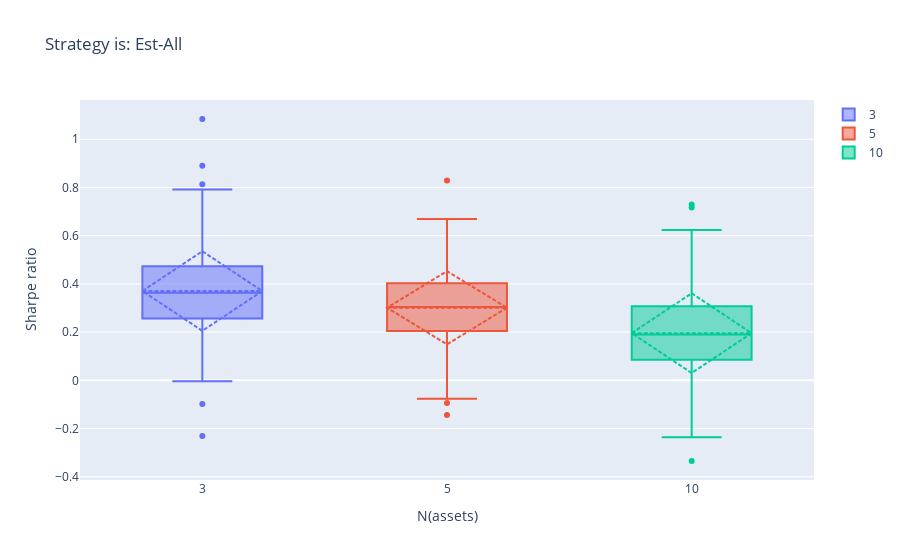
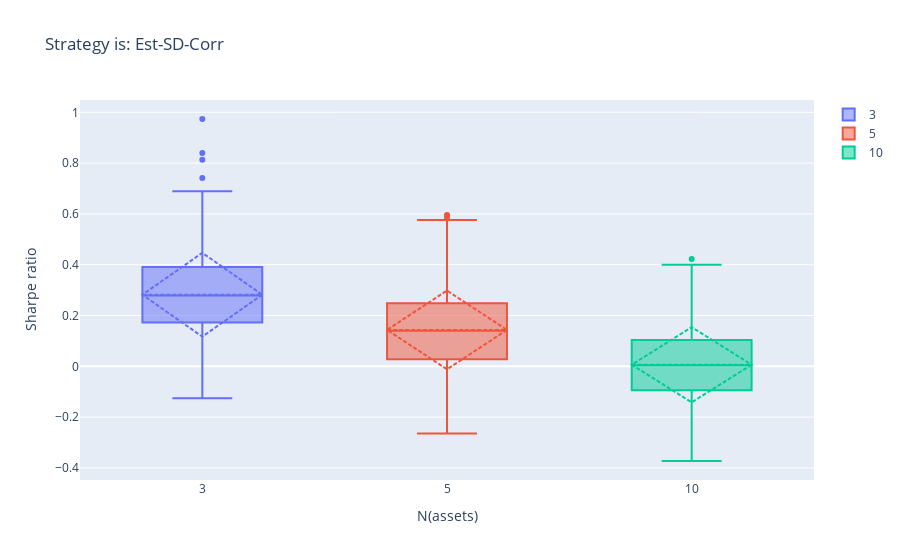
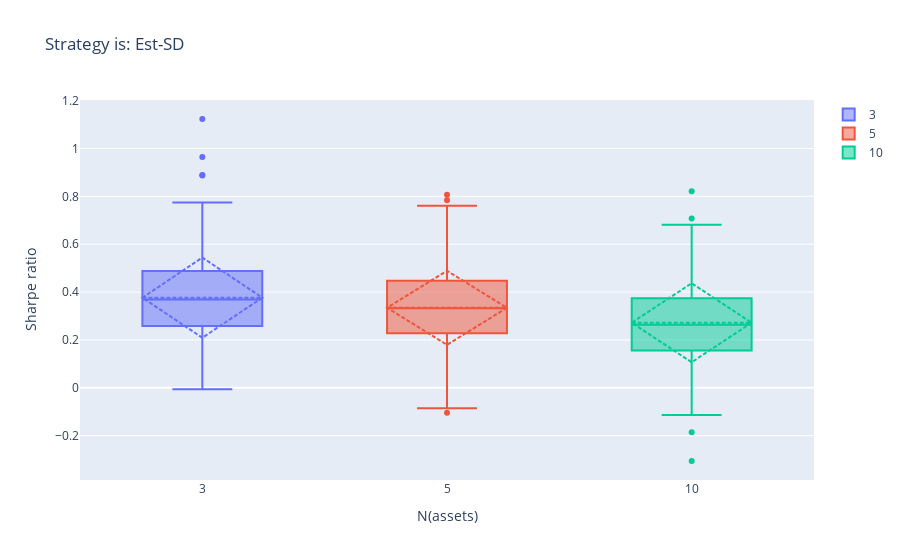
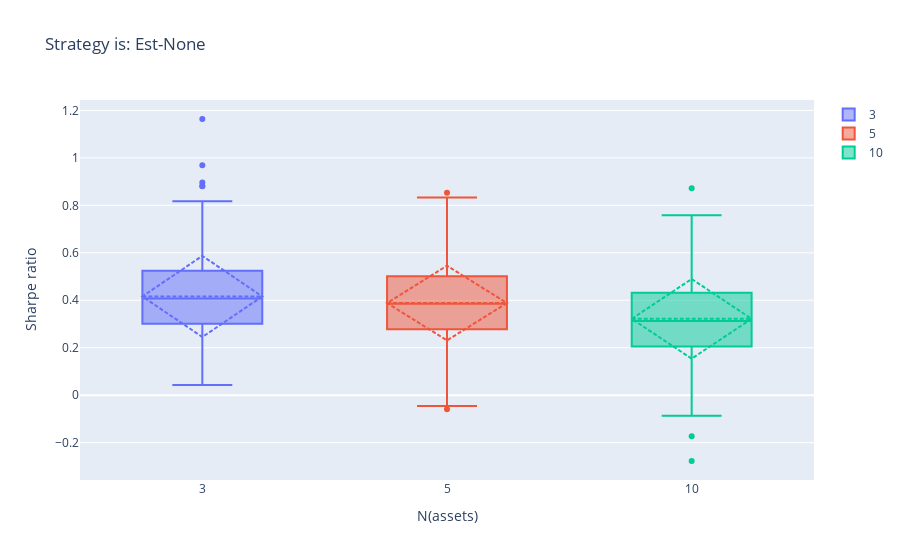

The code cell stored with these charts, in order, in its notebook:
### Code cell
for c in ['est_all','est_sd_corr','est_sd','est_none']:
    boxplots(sim_results,c)

### Figure 1 — Plotly figure (JSON) as saved in the notebook; plotly's stock layout.template omitted (floating-point values rounded to 4 significant figures; data arrays with more than 128 entries replaced by an {"elided": "..."} marker saying what was removed)
{"data": [{"boxmean": "sd", "name": "3", "type": "box", "y": {"elided": "500 float values"}}, {"boxmean": "sd", "name": "5", "type": "box", "y": {"elided": "500 float values"}}, {"boxmean": "sd", "name": "10", "type": "box", "y": {"elided": "500 float values"}}], "layout": {"title": {"text": "Strategy is:\tEst-All"}, "xaxis": {"title": {"text": "N(assets)"}}, "yaxis": {"title": {"text": "Sharpe ratio"}}}}

### Figure 2 — Plotly figure (JSON) as saved in the notebook; plotly's stock layout.template omitted (floating-point values rounded to 4 significant figures; data arrays with more than 128 entries replaced by an {"elided": "..."} marker saying what was removed)
{"data": [{"boxmean": "sd", "name": "3", "type": "box", "y": {"elided": "500 float values"}}, {"boxmean": "sd", "name": "5", "type": "box", "y": {"elided": "500 float values"}}, {"boxmean": "sd", "name": "10", "type": "box", "y": {"elided": "500 float values"}}], "layout": {"title": {"text": "Strategy is:\tEst-SD-Corr"}, "xaxis": {"title": {"text": "N(assets)"}}, "yaxis": {"title": {"text": "Sharpe ratio"}}}}

### Figure 3 — Plotly figure (JSON) as saved in the notebook; plotly's stock layout.template omitted (floating-point values rounded to 4 significant figures; data arrays with more than 128 entries replaced by an {"elided": "..."} marker saying what was removed)
{"data": [{"boxmean": "sd", "name": "3", "type": "box", "y": {"elided": "500 float values"}}, {"boxmean": "sd", "name": "5", "type": "box", "y": {"elided": "500 float values"}}, {"boxmean": "sd", "name": "10", "type": "box", "y": {"elided": "500 float values"}}], "layout": {"title": {"text": "Strategy is:\tEst-SD"}, "xaxis": {"title": {"text": "N(assets)"}}, "yaxis": {"title": {"text": "Sharpe ratio"}}}}

### Figure 4 — Plotly figure (JSON) as saved in the notebook; plotly's stock layout.template omitted (floating-point values rounded to 4 significant figures; data arrays with more than 128 entries replaced by an {"elided": "..."} marker saying what was removed)
{"data": [{"boxmean": "sd", "name": "3", "type": "box", "y": {"elided": "500 float values"}}, {"boxmean": "sd", "name": "5", "type": "box", "y": {"elided": "500 float values"}}, {"boxmean": "sd", "name": "10", "type": "box", "y": {"elided": "500 float values"}}], "layout": {"title": {"text": "Strategy is:\tEst-None"}, "xaxis": {"title": {"text": "N(assets)"}}, "yaxis": {"title": {"text": "Sharpe ratio"}}}}
